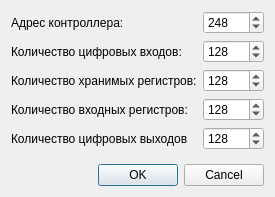
<?xml version="1.0" encoding="UTF-8"?>
<ui version="4.0">
 <class>AddPLCDialog</class>
 <widget class="QDialog" name="AddPLCDialog">
  <property name="geometry">
   <rect>
    <x>0</x>
    <y>0</y>
    <width>261</width>
    <height>197</height>
   </rect>
  </property>
  <property name="windowTitle">
   <string>Настройки контроллера</string>
  </property>
  <layout class="QVBoxLayout" name="verticalLayout">
   <item>
    <layout class="QFormLayout" name="formLayout">
     <item row="0" column="0">
      <widget class="QLabel" name="label">
       <property name="text">
        <string>Адрес контроллера:</string>
       </property>
      </widget>
     </item>
     <item row="0" column="1">
      <widget class="QSpinBox" name="spinAddress">
       <property name="minimumSize">
        <size>
         <width>50</width>
         <height>0</height>
        </size>
       </property>
       <property name="minimum">
        <number>1</number>
       </property>
       <property name="maximum">
        <number>2295</number>
       </property>
       <property name="value">
        <number>248</number>
       </property>
      </widget>
     </item>
     <item row="1" column="0">
      <widget class="QLabel" name="label_2">
       <property name="text">
        <string>Количество цифровых входов:</string>
       </property>
      </widget>
     </item>
     <item row="1" column="1">
      <widget class="QSpinBox" name="spinInputs">
       <property name="maximum">
        <number>65535</number>
       </property>
       <property name="value">
        <number>128</number>
       </property>
      </widget>
     </item>
     <item row="2" column="0">
      <widget class="QLabel" name="label_3">
       <property name="text">
        <string>Количество хранимых регистров:</string>
       </property>
      </widget>
     </item>
     <item row="2" column="1">
      <widget class="QSpinBox" name="spinHoldingRegs">
       <property name="maximum">
        <number>65535</number>
       </property>
       <property name="value">
        <number>128</number>
       </property>
      </widget>
     </item>
     <item row="3" column="0">
      <widget class="QLabel" name="label_4">
       <property name="text">
        <string>Количество входных регистров:</string>
       </property>
      </widget>
     </item>
     <item row="3" column="1">
      <widget class="QSpinBox" name="spinInputRegs">
       <property name="maximum">
        <number>65535</number>
       </property>
       <property name="value">
        <number>128</number>
       </property>
      </widget>
     </item>
     <item row="4" column="0">
      <widget class="QLabel" name="label_5">
       <property name="text">
        <string>Количество цифровых выходов</string>
       </property>
      </widget>
     </item>
     <item row="4" column="1">
      <widget class="QSpinBox" name="spinCoils">
       <property name="maximum">
        <number>65535</number>
       </property>
       <property name="value">
        <number>128</number>
       </property>
      </widget>
     </item>
    </layout>
   </item>
   <item>
    <spacer name="verticalSpacer">
     <property name="orientation">
      <enum>Qt::Vertical</enum>
     </property>
     <property name="sizeHint" stdset="0">
      <size>
       <width>20</width>
       <height>15</height>
      </size>
     </property>
    </spacer>
   </item>
   <item>
    <widget class="QDialogButtonBox" name="buttonBox">
     <property name="orientation">
      <enum>Qt::Horizontal</enum>
     </property>
     <property name="standardButtons">
      <set>QDialogButtonBox::Cancel|QDialogButtonBox::Ok</set>
     </property>
    </widget>
   </item>
  </layout>
 </widget>
 <tabstops>
  <tabstop>spinAddress</tabstop>
  <tabstop>spinInputs</tabstop>
  <tabstop>spinHoldingRegs</tabstop>
  <tabstop>spinInputRegs</tabstop>
  <tabstop>spinCoils</tabstop>
 </tabstops>
 <resources/>
 <connections>
  <connection>
   <sender>buttonBox</sender>
   <signal>accepted()</signal>
   <receiver>AddPLCDialog</receiver>
   <slot>accept()</slot>
   <hints>
    <hint type="sourcelabel">
     <x>248</x>
     <y>254</y>
    </hint>
    <hint type="destinationlabel">
     <x>157</x>
     <y>274</y>
    </hint>
   </hints>
  </connection>
  <connection>
   <sender>buttonBox</sender>
   <signal>rejected()</signal>
   <receiver>AddPLCDialog</receiver>
   <slot>reject()</slot>
   <hints>
    <hint type="sourcelabel">
     <x>316</x>
     <y>260</y>
    </hint>
    <hint type="destinationlabel">
     <x>286</x>
     <y>274</y>
    </hint>
   </hints>
  </connection>
 </connections>
</ui>
